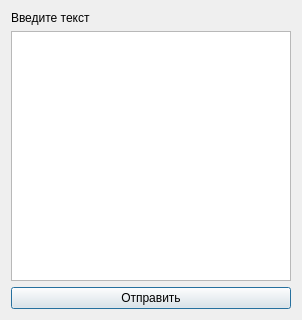
<?xml version="1.0" encoding="UTF-8"?>
<ui version="4.0">
 <class>DialogSender</class>
 <widget class="QDialog" name="DialogSender">
  <property name="geometry">
   <rect>
    <x>0</x>
    <y>0</y>
    <width>302</width>
    <height>320</height>
   </rect>
  </property>
  <property name="windowTitle">
   <string>Dialog</string>
  </property>
  <layout class="QVBoxLayout" name="verticalLayout">
   <item>
    <widget class="QLabel" name="label">
     <property name="text">
      <string>Введите текст</string>
     </property>
    </widget>
   </item>
   <item>
    <widget class="QTextEdit" name="te_input"/>
   </item>
   <item>
    <widget class="QPushButton" name="pb_send">
     <property name="text">
      <string>Отправить</string>
     </property>
    </widget>
   </item>
  </layout>
 </widget>
 <resources/>
 <connections/>
</ui>
